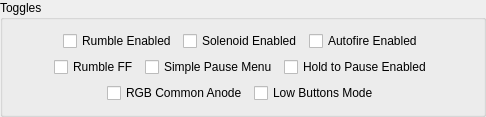
         <widget class="QGroupBox" name="TogglesGroup">
          <property name="sizePolicy">
           <sizepolicy hsizetype="Preferred" vsizetype="Maximum">
            <horstretch>0</horstretch>
            <verstretch>0</verstretch>
           </sizepolicy>
          </property>
          <property name="maximumSize">
           <size>
            <width>16777215</width>
            <height>120</height>
           </size>
          </property>
          <property name="title">
           <string>Toggles</string>
          </property>
          <layout class="QVBoxLayout" name="verticalLayout_8">
           <item>
            <layout class="QHBoxLayout" name="TogglesTop">
             <item>
              <spacer name="horizontalSpacer_6">
               <property name="orientation">
                <enum>Qt::Orientation::Horizontal</enum>
               </property>
               <property name="sizeHint" stdset="0">
                <size>
                 <width>40</width>
                 <height>20</height>
                </size>
               </property>
              </spacer>
             </item>
             <item>
              <widget class="QCheckBox" name="rumbleToggle">
               <property name="toolTip">
                <string>&lt;html&gt;&lt;head/&gt;&lt;body&gt;&lt;p&gt;Set if rumble force feedback is enabled.&lt;/p&gt;&lt;/body&gt;&lt;/html&gt;</string>
               </property>
               <property name="text">
                <string>Rumble Enabled</string>
               </property>
              </widget>
             </item>
             <item>
              <widget class="QCheckBox" name="solenoidToggle">
               <property name="toolTip">
                <string>&lt;html&gt;&lt;head/&gt;&lt;body&gt;&lt;p&gt;Set if solenoid force feedback is enabled.&lt;/p&gt;&lt;/body&gt;&lt;/html&gt;</string>
               </property>
               <property name="text">
                <string>Solenoid Enabled</string>
               </property>
              </widget>
             </item>
             <item>
              <widget class="QCheckBox" name="autofireToggle">
               <property name="toolTip">
                <string>&lt;html&gt;&lt;head/&gt;&lt;body&gt;&lt;p&gt;Set if solenoid full auto is enabled.&lt;/p&gt;&lt;/body&gt;&lt;/html&gt;</string>
               </property>
               <property name="text">
                <string>Autofire Enabled</string>
               </property>
              </widget>
             </item>
             <item>
              <spacer name="horizontalSpacer_7">
               <property name="orientation">
                <enum>Qt::Orientation::Horizontal</enum>
               </property>
               <property name="sizeHint" stdset="0">
                <size>
                 <width>40</width>
                 <height>20</height>
                </size>
               </property>
              </spacer>
             </item>
            </layout>
           </item>
           <item>
            <layout class="QHBoxLayout" name="TogglesMiddle">
             <item>
              <spacer name="horizontalSpacer_4">
               <property name="orientation">
                <enum>Qt::Orientation::Horizontal</enum>
               </property>
               <property name="sizeHint" stdset="0">
                <size>
                 <width>40</width>
                 <height>20</height>
                </size>
               </property>
              </spacer>
             </item>
             <item>
              <widget class="QCheckBox" name="rumbleFFToggle">
               <property name="text">
                <string>Rumble FF</string>
               </property>
              </widget>
             </item>
             <item>
              <widget class="QCheckBox" name="simplePauseToggle">
               <property name="toolTip">
                <string>&lt;html&gt;&lt;head/&gt;&lt;body&gt;&lt;p&gt;Enabled: Pause Menu will use a scrolling layout - navigate by using Button A/B to select, and press Trigger to activate.&lt;/p&gt;&lt;p&gt;Disabled: Pause Menu options are activated with hotkeys.&lt;br/&gt;&lt;/p&gt;&lt;p&gt;Enabled is recommended for guns with less than two sub buttons, but &lt;span style=&quot; font-weight:700;&quot;&gt;requires an LED for visual feedback!&lt;/span&gt;&lt;/p&gt;&lt;/body&gt;&lt;/html&gt;</string>
               </property>
               <property name="text">
                <string>Simple Pause Menu</string>
               </property>
              </widget>
             </item>
             <item>
              <widget class="QCheckBox" name="holdToPauseToggle">
               <property name="toolTip">
                <string>&lt;html&gt;&lt;head/&gt;&lt;body&gt;&lt;p&gt;Enabled: Access Pause Mode by holding Trigger and Button A while no IR points are visible.&lt;/p&gt;&lt;p&gt;Disabled: Access Pause Mode by pressing the Pause Mode hotkey (Button C + Select).&lt;br/&gt;&lt;/p&gt;&lt;p&gt;Enabled is recommended for guns with less than two sub buttons. Pause Mode will always be accessible by pressing the Home Button, if available.&lt;/p&gt;&lt;/body&gt;&lt;/html&gt;</string>
               </property>
               <property name="text">
                <string>Hold to Pause Enabled</string>
               </property>
              </widget>
             </item>
             <item>
              <spacer name="horizontalSpacer_5">
               <property name="orientation">
                <enum>Qt::Orientation::Horizontal</enum>
               </property>
               <property name="sizeHint" stdset="0">
                <size>
                 <width>40</width>
                 <height>20</height>
                </size>
               </property>
              </spacer>
             </item>
            </layout>
           </item>
           <item>
            <layout class="QHBoxLayout" name="TogglesBottom">
             <item>
              <spacer name="horizontalSpacer_2">
               <property name="orientation">
                <enum>Qt::Orientation::Horizontal</enum>
               </property>
               <property name="sizeHint" stdset="0">
                <size>
                 <width>40</width>
                 <height>20</height>
                </size>
               </property>
              </spacer>
             </item>
             <item>
              <widget class="QCheckBox" name="commonAnodeToggle">
               <property name="toolTip">
                <string>&lt;html&gt;&lt;head/&gt;&lt;body&gt;&lt;p&gt;Set to enabled if your 4-pin RGB LED is a Common Anode type (with common connected to 5V), or disabled if it's Common Cathode (common connected to GND).&lt;/p&gt;&lt;/body&gt;&lt;/html&gt;</string>
               </property>
               <property name="text">
                <string>RGB Common Anode</string>
               </property>
              </widget>
             </item>
             <item>
              <widget class="QCheckBox" name="lowButtonsToggle">
               <property name="toolTip">
                <string>&lt;html&gt;&lt;head/&gt;&lt;body&gt;&lt;p&gt;Enabled: Buttons A &amp;amp; B will perform different functions when aiming off-screen (Start/Select, respectively).&lt;/p&gt;&lt;p&gt;Disabled: All buttons will perform the same functions regardless of aiming off-screen or not.&lt;br/&gt;&lt;/p&gt;&lt;p&gt;Enabled is recommended for guns with less than two sub buttons.&lt;/p&gt;&lt;/body&gt;&lt;/html&gt;</string>
               </property>
               <property name="text">
                <string>Low Buttons Mode</string>
               </property>
              </widget>
             </item>
             <item>
              <spacer name="horizontalSpacer_3">
               <property name="orientation">
                <enum>Qt::Orientation::Horizontal</enum>
               </property>
               <property name="sizeHint" stdset="0">
                <size>
                 <width>40</width>
                 <height>20</height>
                </size>
               </property>
              </spacer>
             </item>
            </layout>
           </item>
          </layout>
         </widget>
